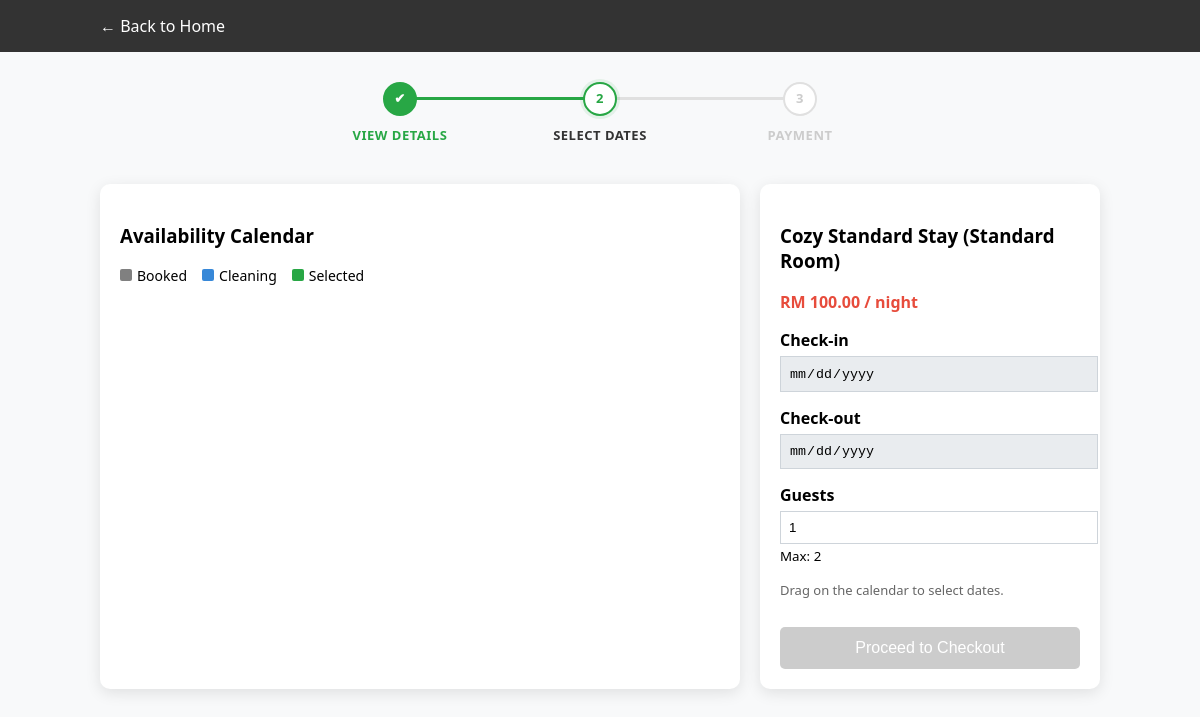
The page /Module C/check_availability.php?category_id=2 (signed in) on the database its author committed.
### tables this page shows
CREATE TABLE `rooms` (
  `room_id` int(11) NOT NULL,
  `room_name` varchar(100) NOT NULL,
  `description` text NOT NULL,
  `price_per_night` decimal(10,2) NOT NULL,
  `min_price` decimal(10,2) DEFAULT 0.00,
  `max_price` decimal(10,2) DEFAULT 0.00,
  `facilities` varchar(255) DEFAULT NULL,
  `room_image` varchar(255) DEFAULT NULL
);

CREATE TABLE `categories` (
  `category_id` int(11) NOT NULL,
  `room_id` int(11) NOT NULL,
  `category_name` varchar(50) NOT NULL,
  `price_per_night` decimal(10,2) NOT NULL DEFAULT 0.00,
  `max_pax` int(11) NOT NULL DEFAULT 2,
  `description` text DEFAULT NULL
);

### Module C/check_availability.php (the view, shortened to what this page needs)
<?php
require_once '../includes/db_connection.php';
$room_id = isset($_GET['room_id']) ? intval($_GET['room_id']) : 0;
$category_id = isset($_GET['category_id']) ? intval($_GET['category_id']) : 0;
if ($room_id == 0 && $category_id > 0) {
    $cat_sql = "SELECT room_id FROM categories WHERE category_id = '$category_id'";
    $cat_res = $conn->query($cat_sql);
    if ($cat_res->num_rows > 0) {
        $cat_row = $cat_res->fetch_assoc();
        $room_id = $cat_row['room_id'];
    }
}
$room_details = null;
$max_guests = 4;
$display_price = 0;
$display_name = "";
if ($room_id) {
    $sql = "SELECT * FROM rooms WHERE room_id = $room_id";
    $result = $conn->query($sql);
    if ($result->num_rows > 0) {
        $room_details = $result->fetch_assoc();
        $display_name = $room_details['room_name'];
        $display_price = $room_details['price_per_night'];
        $max_guests = isset($room_details['capacity']) ? $room_details['capacity'] : 4;
        if ($category_id > 0) {
            $c_sql = "SELECT * FROM categories WHERE category_id = '$category_id'";
            $c_res = $conn->query($c_sql);
            if ($c_res->num_rows > 0) {
                $cat_data = $c_res->fetch_assoc();
                $display_name = $room_details['room_name'] . " (" . $cat_data['category_name'] . ")";
                $display_price = $cat_data['price_per_night'];
                $max_guests = $cat_data['max_pax'];
            }
        }
    }
}
?>
<!DOCTYPE html>
<html lang="en">
<head>
    <link rel="stylesheet" href="../css/style.css">
</head>
<body>
<nav style="background:#333; padding:15px;">
    <div style="max-width:1000px; margin:0 auto;">
        <a href="../index.php" style="color:white; text-decoration:none;">&larr; Back to Home</a>
    </div>
</nav>
<div style="max-width: 600px; margin: 30px auto;">
    <ul class="progressbar">
        <li class="completed">View Details</li>
        <li class="active">Select Dates</li>
        <li>Payment</li>
    </ul>
</div>
<div class="container-flex">
    <div class="calendar-section">
        <h3>Availability Calendar</h3>
        <div class="legend">
            <span><span class="dot dot-gray"></span>Booked</span>
            <span><span class="dot dot-blue"></span>Cleaning</span>
            <span><span class="dot dot-green"></span>Selected</span>
        </div>
    </div>
    <div class="form-section">
        <?php if ($room_details): ?>
            <h3><?php echo htmlspecialchars($display_name); ?></h3>
            <p style="color:#e74c3c; font-weight:bold;">RM <?php echo number_format($display_price, 2); ?> / night</p>
            <form method="POST" id="bookingForm">
                <div style="margin-bottom:15px;">
                    <label style="display:block; font-weight:bold; margin-bottom:5px;">Check-in</label>
                    <input type="date" name="check_in" id="check_in" required readonly style="width:100%; padding:8px;">
                </div>
                <div style="margin-bottom:15px;">
                    <label style="display:block; font-weight:bold; margin-bottom:5px;">Check-out</label>
                    <input type="date" name="check_out" id="check_out" required readonly style="width:100%; padding:8px;">
                </div>
                <div style="margin-bottom:15px;">
                    <label style="display:block; font-weight:bold; margin-bottom:5px;">Guests</label>
                    <input type="number" name="guests" value="1" min="1" max="<?php echo $max_guests; ?>" style="width:100%; padding:8px;">
                    <small class="text-muted">Max: <?php echo $max_guests; ?></small>
                </div>
                <p style="font-size:13px; color:#666;">
                    <i class="bi bi-info-circle"></i> Drag on the calendar to select dates.
                </p>
                <button type="submit" class="btn-book" id="bookBtn" disabled>Proceed to Checkout</button>
            </form>
        <?php else: ?>
            <p>Room not found.</p>
        <?php endif; ?>
    </div>
</div>
</body>
</html>

### css/style.css (style rules this page uses)
body { background-color: #FFFFFF; font-family: Arial, "Segoe UI", sans-serif; margin: 0; padding: 0; }
nav { background-color: #333333; padding: 15px; }
nav a { color: #F5F5F5; text-decoration: none; margin-right: 20px; font-size: 16px; }

### Module C/check_availability.php (style rules this page uses)
body { font-family: 'Segoe UI', sans-serif; background-color: #f8f9fa; }
.container-flex { display: flex; flex-wrap: wrap; max-width: 1000px; margin: 40px auto; gap: 20px; padding: 0 20px; }
.calendar-section { flex: 2; background: white; padding: 20px; border-radius: 10px; box-shadow: 0 4px 15px rgba(0,0,0,0.1); min-width: 300px; }
.form-section { flex: 1; background: white; padding: 20px; border-radius: 10px; box-shadow: 0 4px 15px rgba(0,0,0,0.1); height: fit-content; min-width: 250px; }
.legend { display: flex; flex-wrap: wrap; gap: 15px; margin-bottom: 15px; font-size: 14px; }
.dot { width: 12px; height: 12px; display: inline-block; border-radius: 2px; margin-right: 5px; }
.dot-gray { background: #808080; }
.dot-blue { background: #3788d8; }
.dot-green { background: #28a745; }
.btn-book { width: 100%; padding: 12px; background: #28a745; color: white; border: none; border-radius: 5px; cursor: pointer; font-size: 16px; margin-top: 15px; transition: 0.3s; }
.btn-book:disabled { background: #ccc; cursor: not-allowed; }
input[readonly] { background-color: #e9ecef; cursor: not-allowed; border: 1px solid #ced4da; }
input[type=number] { border: 1px solid #ced4da; }
.progressbar { counter-reset: step; padding: 0; display: flex; justify-content: space-between; list-style: none; position: relative; }
.progressbar li { width: 33.33%; position: relative; text-align: center; font-size: 13px; color: #ccc; font-weight: 600; text-transform: uppercase; letter-spacing: 0.5px; }
.progressbar li:before { content: counter(step); counter-increment: step; width: 30px; height: 30px; line-height: 28px; border: 2px solid #e0e0e0; background: #fff; display: block; text-align: center; margin: 0 auto 10px auto; border-radius: 50%; color: #ccc; font-weight: bold; z-index: 2; position: relative; }
.progressbar li:after { content: ''; position: absolute; width: 100%; height: 3px; background: #e0e0e0; top: 15px; left: -50%; z-index: 0; }
.progressbar li:first-child:after { content: none; }
.progressbar li.active { color: #333; }
.progressbar li.active:before { border-color: #28a745; background: #fff; color: #28a745; box-shadow: 0 0 0 3px rgba(40, 167, 69, 0.1); }
.progressbar li.completed { color: #28a745; }
.progressbar li.completed:before { content: '✔'; border-color: #28a745; background: #28a745; color: #fff; }
.progressbar li.completed + li:after { background: #28a745; }

### rows shown on the page
rooms: room_name.category_name "Cozy Standard Stay (Standard Room)"
categories: price_per_night "100.00", max_pax "2"
